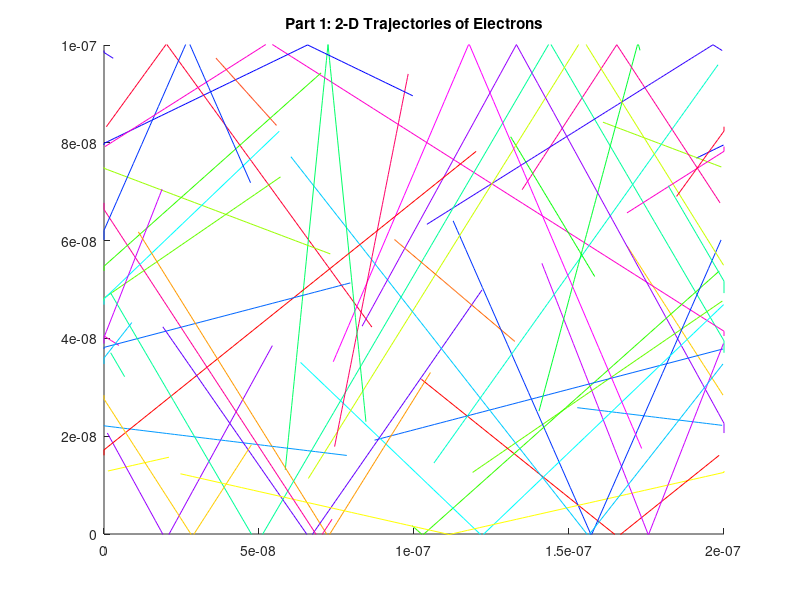
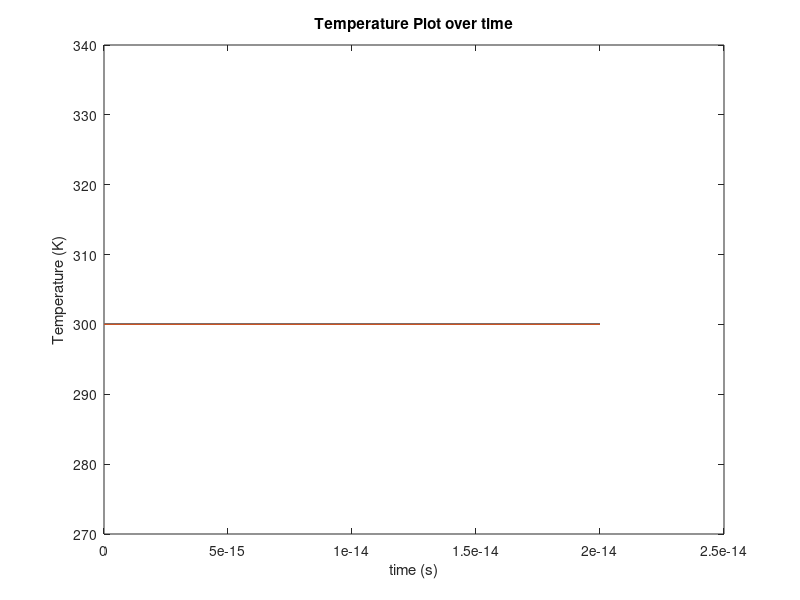

Write MATLAB code to recreate these figures, in order. (Note: a time limit stopped this script after it produced the figures.)
close all;
clear;


xlimit = 200*10^-9;
xstart = 0;
ylimit = 100*10^-9;

ystart = 0;
i = 1;
j = 1;
init = zeros(30,4);
previous = zeros(30,2);

temp = 300;
m0 = 9.11*10^-31;
mn = 0.26*m0;
kb = 1.38*10^-23;


amount = 10;
v = sqrt((2*kb*temp)/mn);
time = 0;
colour = hsv(30);



while i<=30
    j = 1;
    while j<=4
        
        
        if(j==1)
            randx = rand(1,1);
            init(i,j)= randx * (200*10^-9); %assign random x position
        elseif(j==2)
            randy = rand(1,1);
            init(i,j) = randy * (100*10^-9); %assign random y position
        elseif(j==3)
            randd= rand(1,1);
            init(i,j) = randd*2*pi;
        else
            randvx = randn(1,1);
            vx = (v/sqrt(2))*randvx;
            randvy = randn(1,1);
            vy = (v/sqrt(2))*randvy;
            vth = sqrt(vx^2+vy^2);
            init(i,j) = vth;
            
            
          
            
        end
        
        j = j + 1;
        
    end        
    i = i +1;
end


timestep = 0.00000000000001;
finaltime = 0.000000000001;
total = finaltime/timestep;
T = zeros(1,total);
counter = zeros(total);
%     figure(2);
for i =0:timestep:finaltime
      counter(1,:) = timestep + timestep;
  
    
    for j=1:1:30
        
        if ((init(j,1)+init(j,2)*timestep)>=xlimit)
            init(j,1) = xstart;
            previous(j,1) = xstart;
        elseif((init(j,1)+init(j,2)*timestep)<=xstart)
            init(j,1)=xlimit;
            previous(j,1) = xlimit;
            
        end
        
        if((init(j,2)+init(j,1)*timestep)>=ylimit)
            init(j,4) = -init(j,4);
            init(j,3) = pi - init(j,3);
            
        elseif((init(j,2)+init(j,1)*timestep)<=ystart)
            init(j,4) = -init(j,4);
            init(j,3) = pi - init(j,3);
            
        end
        
        
        
        if i~=0
            plot([previous(j,1),init(j,1)],[previous(j,2),init(j,2)],'color',colour(j,:)); %initialize positions
            axis([0 200*10^-9 0 100*10^-9]);
             
            
            
        end
    end
    previous (:,1) = init(:,1);
    previous (:,2) = init(:,2);
    
    init(:,1) = init(:,1) + init(:,4).*cos(init(:,3)).*timestep; %moving x components
    init(:,2) = init(:,2) + init(:,4).*sin(init(:,3)).*timestep;
  
    T(1,:) = v^2 *mn /(2* kb);
   
   figure (1);
    title 'Part 1: 2-D Trajectories of Electrons';
    hold on;
    pause(0.001);
    
 
end

    figure(2);
    plot(counter,T);
    title 'Temperature Plot over time';
    ylabel 'Temperature (K)';
    xlabel 'time (s)';
    
